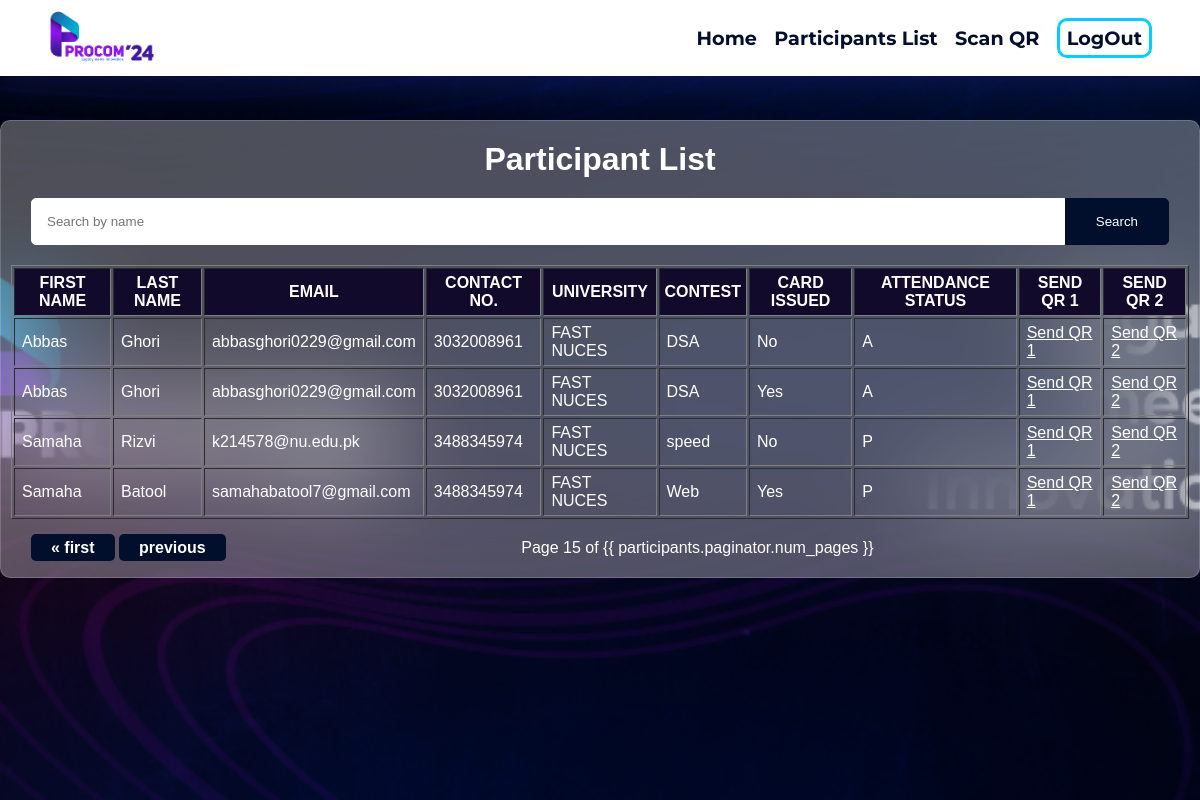
Page /participants/?page=15 (signed in) on the earlier database version.
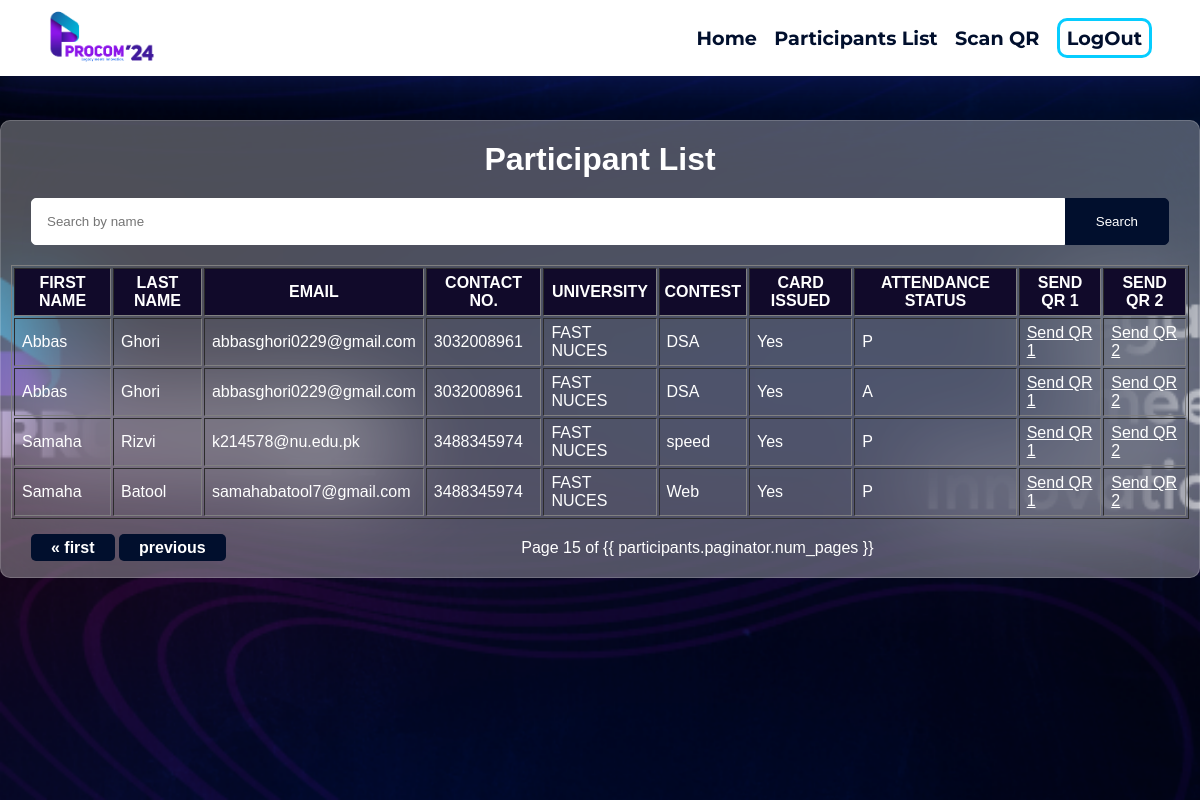
Same page on the later database version.
### registration/models.py (models this page shows, shortened)
class Participants(models.Model):
    participantID = models.AutoField(primary_key=True)
    firstname = models.CharField(max_length=255)
    lastname = models.CharField(max_length=255)
    email = models.EmailField()
    phonenumber = models.CharField(max_length=20)
    universityname = models.CharField(max_length=255)
    contestname = models.CharField(max_length=255)
    age = models.PositiveIntegerField()
    attendanceStatus = models.CharField(max_length=255, default='A')

### registration/views.py (the view)
# urls.py: path('participants/', participant_list, name='participant_list'),
def participant_list(request):
    if 'user_id' in request.session:
        search_query = request.GET.get('search', '')
        page = request.GET.get('page', 1)
        print("deddf3f3ef3f3e4f34")
        print(request.user)
        if search_query:
            search_terms = search_query.split()
            first_name_q = Q()
            last_name_q = Q()
            for term in search_terms:
                first_name_q |= Q(firstname__icontains=term)
                last_name_q |= Q(lastname__icontains=term)
            participants = Participants.objects.filter(first_name_q | last_name_q)
        else:
            participants = Participants.objects.all()
        paginator = Paginator(participants, 10)  # Show 10 participants per page
        try:
            participants = paginator.page(page)
        except PageNotAnInteger:
            participants = paginator.page(1)
        except EmptyPage:
            participants = paginator.page(paginator.num_pages)
        context = {'participants': participants, 'search_query': search_query}
        return render(request, 'participant_list.html', context)
    else:
        return render(request, 'login.html')

### registration/templates/participant_list.html (shortened to what this page needs)
{% load static %}
<!DOCTYPE html>
<html lang="en">
  <head>
    <link
      href="https://unpkg.com/boxicons@2.1.4/css/boxicons.min.css"
      rel="stylesheet"
    />
    <link
      href="https://unpkg.com/boxicons@2.1.4/css/boxicons.min.css"
      rel="stylesheet"
    />
    <link rel="stylesheet" href="{% static 'nav.css' %}" />
    <link rel="stylesheet" href="{% static 'style.css' %}" />
  </head>
  <body>
    <div class="background-image"></div>
    <nav>
      <div class="logo">
        <a href="{% url 'home' %}">
          <img
            src="{% static 'PROCOM24_LOGO.png' %}"
            alt="logo"
            class="logo-image"
          />
        </a>
      </div>
      <div class="right-nav">
        <ul class="right-ul">
          <li>
            <a href="{% url 'home' %}" class="underline-animation">Home</a>
          </li>
          <li>
            <a href="{% url 'participant_list' %}" class="underline-animation"
              >Participants List</a
            >
          </li>
          <li>
            <a href="{% url 'scan_qr' %}" class="underline-animation"
              >Scan QR</a
            >
          </li>
          <li><a href="{% url 'logout' %}" class="logout">LogOut</a></li>
        </ul>
      </div>
    </nav>
    <div class="outerdiv">
      <div class="innerdiv">
        <h1 class="mainhead">Participant List</h1>
        <form
          method="get"
          action="{% url 'participant_list' %}"
          class="search-form"
        >
          <input
            type="text"
            name="search"
            placeholder="Search by name"
            value="{{ search_query }}"
          />
          <button type="submit">Search</button>
        </form>
        <div class="table">
          <table border="1" class="datatable">
            <thead>
              <tr>
                <th class="tabheadings">First Name</th>
                <th class="tabheadings">Last Name</th>
                <th class="tabheadings">Email</th>
                <th class="tabheadings">Contact NO.</th>
                <th class="tabheadings">University</th>
                <th class="tabheadings">Contest</th>
                <th class="tabheadings">Card Issued</th>
                <th class="tabheadings">Attendance Status</th>
                <th class="tabheadings">Send QR 1</th>
                <th class="tabheadings">Send QR 2</th>
              </tr>
            </thead>
            <tbody>
              {% for participant in participants|slice:":10" %}
              <tr>
                <td>{{ participant.firstname }}</td>
                <td>{{ participant.lastname }}</td>
                <td>{{ participant.email }}</td>
                <td>{{ participant.phonenumber }}</td>
                <td>{{ participant.universityname }}</td>
                <td>{{ participant.contestname }}</td>
                <td> {% if participant.participantcard_set.all %}
                  Yes
                {% else %}
                  No
                {% endif %}</td>
                <td>{{ participant.attendanceStatus }}</td>
                <td>
                  <a href="{% url 'send_qr' participant.participantID 1 %}"
                    >Send QR 1</a
                  >
                </td>
                <td>
                  <a href="{% url 'send_qr' participant.participantID 2 %}"
                    >Send QR 2</a
                  >
                </td>
              </tr>
              {% endfor %}
            </tbody>
          </table>
        </div>
        <div class="pagination">
          <span class="step-links">
            <div class="firstprev">
              {% if participants.has_previous %}
              <a class="pagebutton" href="?page=1">&laquo; first</a>
              <a
                class="pagebutton"
                href="?page={{ participants.previous_page_number }}"
                >previous</a
              >
              {% endif %}
            </div>
            <span class="current">
              Page {{ participants.number }} of {{
              participants.paginator.num_pages }}
            </span>
          </span>
        </div>
      </div>
    </div>
  </body>
</html>

### registration/templates/static/nav.css (style rules this page uses)
* { margin: 0; padding: 0; box-sizing: border-box; }
nav { position: fixed; top: 0; left: 0; width: 100%; z-index: 1000; background: white; box-shadow: 0 8px 32px 0 rgba(31, 38, 135, 0.37); border: 1px solid rgba(255, 255, 255, 0.18); display: flex; justify-content: space-between; margin: auto; flex-direction: row; padding: 0px 35px; }
.logo { cursor: pointer; padding: 5px; transition: all 0.5s ease; }
.logo-image { height: 60px; }
.right-ul { list-style-type: none; padding: 0; margin: 0; font-size: larger; }
.right-ul li { display: inline; margin-right: 12px; }
.right-ul .underline-animation { display: inline-block; position: relative; text-decoration: none; font-family: 'Montserrat', sans-serif; font-weight: 650; color: rgb(1, 15, 45); transition: transform 0.25s ease-out; }
.right-ul .underline-animation::after { content: ''; position: absolute; width: 100%; transform: scaleX(0); height: 3px; bottom: -4px; left: 0; background-color: #06CDFF; transform-origin: bottom right; transition: transform 0.4s ease-out; }
.right-nav { display: flex; align-items: center; gap: 30px; transition: all 0.5s ease; }
.logout { border: 3px solid #06CDFF; border-radius: 10px; padding: 5px 7px; text-decoration: none; font-family: 'Montserrat', sans-serif; font-weight: 650; color: rgb(1, 15, 45); transition: transform 0.25s ease-out; }

### registration/templates/static/style.css (style rules this page uses)
body { margin: 0; padding: 0; background-color: #333; font-family: Trebuchet MS, sans-serif; }
.background-image { position: fixed; top: 0; left: 0; width: 100%; height: 100%; background-image: url('background2.png'); background-size: cover; background-position: center; z-index: -1; }
.outerdiv { display: flex; justify-content: center; position: relative; z-index: 1; }
.innerdiv { z-index: 2; margin-top: 15vh; margin-bottom: 8vh; background: rgba( 255, 255, 255, 0.3); padding: 0px 10px; backdrop-filter: blur( 50px ); -webkit-backdrop-filter: blur( 50px ); border: 1px solid rgba( 255, 255, 255, 0.18 ); border-radius: 10px; overflow: auto; }
.mainhead { text-align: center; color: #fff; margin: 10px; margin-top: 20px; }
.datatable { color: #fff; }
.tabheadings { background-color: #110a2a; text-transform: uppercase; padding: 5px; }
a { color: #fff; }
td { padding: 5px 7px; }
.pagination { display: flex; justify-content: center; }
.step-links { width: 100%; display: flex; justify-content: space-between; padding: 20px 20px; }
.current { color: #fff; }
.pagebutton { padding: 5px 20px; font-size: 16px; font-weight: bold; text-align: center; text-decoration: none; background-color: #010f2d; color: #fff; border-radius: 5px; cursor: pointer; transition: background-color 0.3s; }
.search-form { margin: 20px; display: flex; align-items: center; }
.search-form input[type="text"] { flex-grow: 1; padding: 15px; border: 1px solid #fff; border-radius: 5px 0 0 5px; font-family: Trebuchet MS, sans-serif; }
.search-form button { padding: 15px 30px; background-color: #010f2d; color: #fff; border: 1px solid #010f2d; border-radius: 0 5px 5px 0; cursor: pointer; font-family: Trebuchet MS, sans-serif; }

Differences in the rows shown:
changed Participants (number 1 of 4 on the later page): attendanceStatus "A" → "P"; text "No" → "Yes"
computed for Participants "Rizvi": text "No" → "Yes"
